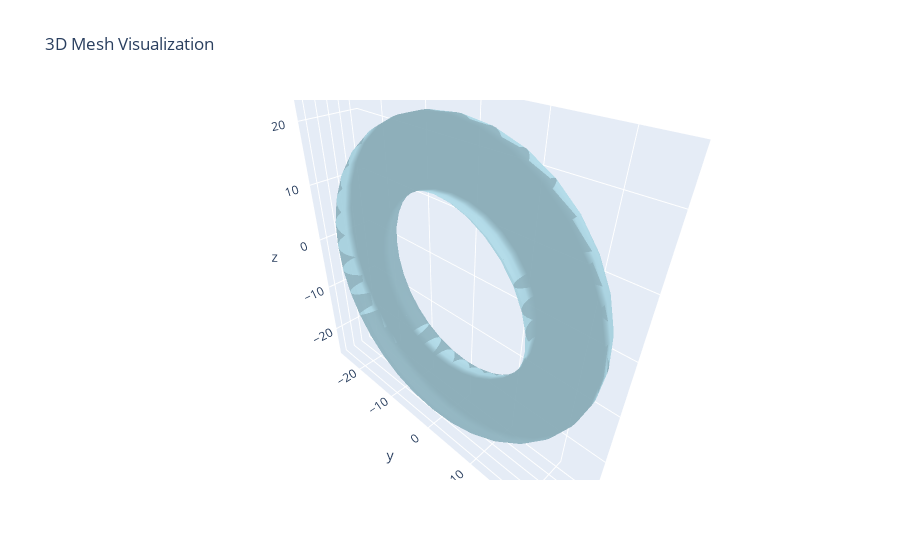

The code cell stored with this chart in its notebook:
### Markdown cell above
## 3D Visualization

### Code cell
torus.visualize_mesh_3d()

### Figure 1 — Plotly figure (JSON) as saved in the notebook; plotly's stock layout.template omitted (floating-point values rounded to 4 significant figures; data arrays with more than 128 entries replaced by an {"elided": "..."} marker saying what was removed)
{"data": [{"color": "lightblue", "i": {"elided": "2048 int values"}, "j": {"elided": "2048 int values"}, "k": {"elided": "2048 int values"}, "name": "Mesh", "opacity": 0.8, "type": "mesh3d", "x": {"elided": "1024 float values"}, "y": {"elided": "1024 float values"}, "z": {"elided": "1024 float values"}}], "layout": {"scene": {"aspectmode": "data", "xaxis": {"visible": true}, "yaxis": {"visible": true}, "zaxis": {"visible": true}}, "title": {"text": "3D Mesh Visualization"}}}
